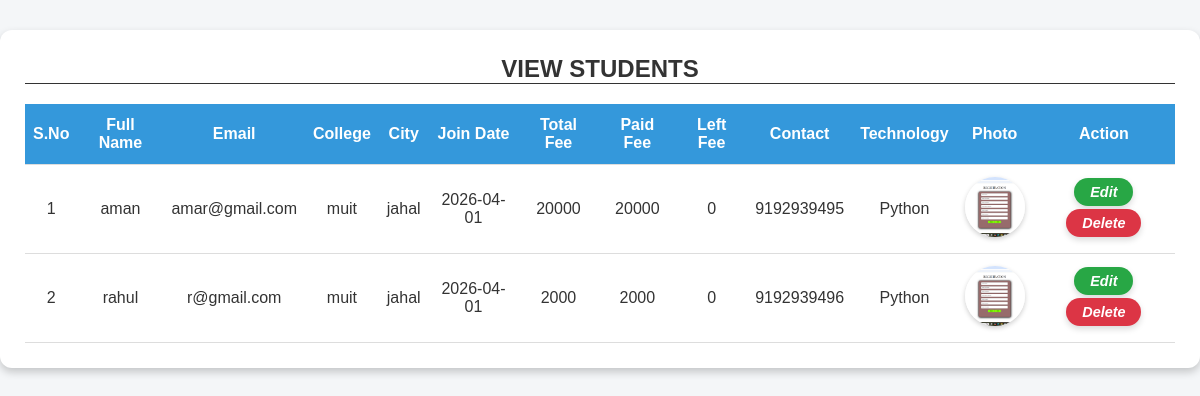
Screenshot of /view_records with the database file from the repository.
### students/models.py (models this page shows)
class student(models.Model):
    name=models.CharField(max_length=30,null=True)
    email=models.CharField(max_length=30,null=True)
    college=models.CharField(max_length=30,null=True)
    city=models.CharField(max_length=30,null=True)
    joining_date=models.CharField(max_length=30,null=True)
    total_fee=models.CharField(max_length=30,null=True)
    paid_fee=models.CharField(max_length=30,null=True)
    left_fee=models.CharField(max_length=30,null=True)
    number=models.CharField(max_length=30,null=True)
    technology=models.CharField(max_length=30,null=True)
    image=models.FileField(null=True)

### students/views.py (the view)
# urls.py: path('view_records', view_records, name='view_records'),
def view_records(request):
    data = student.objects.all()
    return render(request, 'view_records.html', {'data': data})

### students/Templates/view_records.html (shortened to what this page needs)
<!doctype html>
<html lang="en">
  <head>
  </head>
  <body>
    <div class="table-container">
      <h2>View Students</h2>
      <table>
        <thead>
          <tr>
            <th>S.No</th>
            <th>Full Name</th>
            <th>Email</th>
            <th>College</th>
            <th>City</th>
            <th>Join Date</th>
            <th>Total Fee</th>
            <th>Paid Fee</th>
            <th>Left Fee</th>
            <th>Contact</th>
            <th>Technology</th>
            <th>Photo</th>
            <th>Action</th>
          </tr>
          {% for i in data %}
          <tr>
            <td>{{ forloop.counter }}</td>
            <td>{{i.name}}</td>
            <td>{{i.email}}</td>
            <td>{{i.college}}</td>
            <td>{{i.city}}</td>
            <td>{{i.joining_date}}</td>
            <td>{{i.total_fee}}</td>
            <td>{{i.paid_fee}}</td>
            <td>{{i.left_fee}}</td>
            <td>{{i.number}}</td>
            <td>{{i.technology}}</td>
            <td>
              {% if i.image %}
              <img src="{{ i.image.url }}" />
              {% else %} No Image {% endif %}
            </td>
            <td>
              <a href="{% url 'edit_student' i.id %}" class="edit-btn"
                ><i class="fa-solid fa-pen-to-square fa-lg">Edit</i></a
              >
              <a href="{% url 'del_student' i.id %}" class="del-btn"
                ><i class="fa-solid fa-trash fa-lg">Delete</i></a
              >
            </td>
          </tr>
          {% endfor %}
        </thead>
      </table>
    </div>
  </body>
</html>

### students/Templates/view_records.html (style rules this page uses)
* { margin: 0; padding: 0; box-sizing: border-box; font-family: "Trebuchet MS", "Lucida Sans Unicode", "Lucida Grande", "Lucida Sans", Arial, sans-serif; }
body { background-color: #f4f6f8; color: #333; }
.table-container { max-width: 1200px; margin: 30px auto; background-color: #fff; border-radius: 12px; padding: 25px; box-shadow: 0 4px 8px rgba(0, 0, 0, 0.2); }
h2 { text-align: center; margin-bottom: 20px; color: #333; text-transform: uppercase; border-bottom: 1px solid #333; }
table { width: 100%; border-collapse: collapse; }
th, td { padding: 12px 8px; text-align: center; border-bottom: 1px solid #ddd; }
th { background-color: #3498db; color: #fff; font-weight: 600; }
img { width: 60px; height: 60px; border-radius: 50%; object-fit: cover; box-shadow: 0 2px 5px rgba(0, 0, 0, 0.2); }
.edit-btn, .del-btn { display: inline-block; text-decoration: none; font-weight: 600; padding: 6px 16px; border-radius: 20px; font-size: 0.9rem; transition: all 0.2s ease; box-shadow: 0 3px 6px rgba(0, 0, 0, 0.15); text-align: center; margin-bottom: 3px; cursor: pointer; }
.edit-btn { background-color: #28a745; color: #fff; }
.del-btn { background-color: #dc3545; color: #fff; }

### rows the page displays
student: name "aman", email "amar@gmail.com", college "muit", city "jahal", joining_date "2026-04-01", total_fee "20000", paid_fee "20000", left_fee "0", number "9192939495", technology "Python", image (picture)
student: name "rahul", email "r@gmail.com", college "muit", city "jahal", joining_date "2026-04-01", total_fee "2000", paid_fee "2000", left_fee "0", number "9192939496", technology "Python", image (picture)
